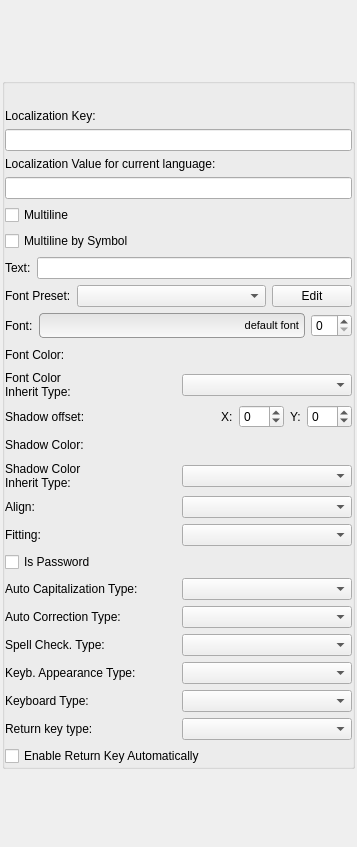
<?xml version="1.0" encoding="UTF-8"?>
<ui version="4.0">
 <class>TextPropertyGridWidget</class>
 <widget class="QWidget" name="TextPropertyGridWidget">
  <property name="geometry">
   <rect>
    <x>0</x>
    <y>0</y>
    <width>357</width>
    <height>847</height>
   </rect>
  </property>
  <property name="sizePolicy">
   <sizepolicy hsizetype="Preferred" vsizetype="Maximum">
    <horstretch>0</horstretch>
    <verstretch>0</verstretch>
   </sizepolicy>
  </property>
  <property name="windowTitle">
   <string>Form</string>
  </property>
  <layout class="QVBoxLayout" name="verticalLayout_3">
   <property name="margin">
    <number>2</number>
   </property>
   <item>
    <widget class="QGroupBox" name="groupBox">
     <property name="sizePolicy">
      <sizepolicy hsizetype="Expanding" vsizetype="Maximum">
       <horstretch>0</horstretch>
       <verstretch>0</verstretch>
      </sizepolicy>
     </property>
     <property name="title">
      <string/>
     </property>
     <layout class="QVBoxLayout" name="verticalLayout_2">
      <property name="leftMargin">
       <number>0</number>
      </property>
      <property name="topMargin">
       <number>25</number>
      </property>
      <property name="rightMargin">
       <number>0</number>
      </property>
      <property name="bottomMargin">
       <number>0</number>
      </property>
      <item>
       <widget class="QWidget" name="localizationKeyWidget" native="true">
        <property name="sizePolicy">
         <sizepolicy hsizetype="Preferred" vsizetype="Maximum">
          <horstretch>0</horstretch>
          <verstretch>0</verstretch>
         </sizepolicy>
        </property>
        <layout class="QVBoxLayout" name="verticalLayout_5">
         <property name="margin">
          <number>0</number>
         </property>
         <item>
          <widget class="QLabel" name="localizationKeyNameLabel">
           <property name="sizePolicy">
            <sizepolicy hsizetype="Preferred" vsizetype="Maximum">
             <horstretch>0</horstretch>
             <verstretch>0</verstretch>
            </sizepolicy>
           </property>
           <property name="text">
            <string>Localization Key:</string>
           </property>
          </widget>
         </item>
         <item>
          <widget class="QLineEdit" name="localizationKeyNameLineEdit">
           <property name="sizePolicy">
            <sizepolicy hsizetype="Expanding" vsizetype="Maximum">
             <horstretch>0</horstretch>
             <verstretch>0</verstretch>
            </sizepolicy>
           </property>
          </widget>
         </item>
        </layout>
       </widget>
      </item>
      <item>
       <widget class="QWidget" name="localizationValueWidget" native="true">
        <property name="sizePolicy">
         <sizepolicy hsizetype="Preferred" vsizetype="Maximum">
          <horstretch>0</horstretch>
          <verstretch>0</verstretch>
         </sizepolicy>
        </property>
        <layout class="QVBoxLayout" name="verticalLayout">
         <property name="margin">
          <number>0</number>
         </property>
         <item>
          <widget class="QLabel" name="localizationKeyTextLabel">
           <property name="sizePolicy">
            <sizepolicy hsizetype="Preferred" vsizetype="Maximum">
             <horstretch>0</horstretch>
             <verstretch>0</verstretch>
            </sizepolicy>
           </property>
           <property name="text">
            <string>Localization Value for current language:</string>
           </property>
          </widget>
         </item>
         <item>
          <widget class="QLineEdit" name="localizationKeyTextLineEdit">
           <property name="sizePolicy">
            <sizepolicy hsizetype="Expanding" vsizetype="Maximum">
             <horstretch>0</horstretch>
             <verstretch>0</verstretch>
            </sizepolicy>
           </property>
          </widget>
         </item>
        </layout>
       </widget>
      </item>
      <item>
       <widget class="QWidget" name="multilineWidget" native="true">
        <property name="sizePolicy">
         <sizepolicy hsizetype="Preferred" vsizetype="Maximum">
          <horstretch>0</horstretch>
          <verstretch>0</verstretch>
         </sizepolicy>
        </property>
        <layout class="QVBoxLayout" name="verticalLayout_4">
         <property name="margin">
          <number>0</number>
         </property>
         <item>
          <widget class="QCheckBox" name="multilineCheckBox">
           <property name="text">
            <string>Multiline</string>
           </property>
          </widget>
         </item>
         <item>
          <widget class="QCheckBox" name="multilineBySymbolCheckBox">
           <property name="text">
            <string>Multiline by Symbol</string>
           </property>
          </widget>
         </item>
        </layout>
       </widget>
      </item>
      <item>
       <widget class="QWidget" name="textWidget" native="true">
        <property name="sizePolicy">
         <sizepolicy hsizetype="Preferred" vsizetype="Maximum">
          <horstretch>0</horstretch>
          <verstretch>0</verstretch>
         </sizepolicy>
        </property>
        <layout class="QHBoxLayout" name="horizontalLayout">
         <property name="margin">
          <number>0</number>
         </property>
         <item>
          <widget class="QLabel" name="textLabel">
           <property name="text">
            <string>Text:</string>
           </property>
          </widget>
         </item>
         <item>
          <widget class="QLineEdit" name="textLineEdit"/>
         </item>
        </layout>
       </widget>
      </item>
      <item>
       <widget class="QWidget" name="fontPresetWidget" native="true">
        <property name="sizePolicy">
         <sizepolicy hsizetype="Preferred" vsizetype="Maximum">
          <horstretch>0</horstretch>
          <verstretch>0</verstretch>
         </sizepolicy>
        </property>
        <layout class="QHBoxLayout" name="horizontalLayout_9">
         <property name="margin">
          <number>0</number>
         </property>
         <item>
          <widget class="QLabel" name="fontPresetLabel">
           <property name="sizePolicy">
            <sizepolicy hsizetype="Maximum" vsizetype="Preferred">
             <horstretch>0</horstretch>
             <verstretch>0</verstretch>
            </sizepolicy>
           </property>
           <property name="text">
            <string>Font Preset:</string>
           </property>
          </widget>
         </item>
         <item>
          <widget class="QComboBox" name="fontPresetComboBox"/>
         </item>
         <item>
          <widget class="QPushButton" name="fontPresetEditButton">
           <property name="sizePolicy">
            <sizepolicy hsizetype="Maximum" vsizetype="Fixed">
             <horstretch>0</horstretch>
             <verstretch>0</verstretch>
            </sizepolicy>
           </property>
           <property name="styleSheet">
            <string notr="true"/>
           </property>
           <property name="text">
            <string>Edit</string>
           </property>
          </widget>
         </item>
        </layout>
       </widget>
      </item>
      <item>
       <widget class="QWidget" name="fontWidget" native="true">
        <property name="sizePolicy">
         <sizepolicy hsizetype="Preferred" vsizetype="Maximum">
          <horstretch>0</horstretch>
          <verstretch>0</verstretch>
         </sizepolicy>
        </property>
        <layout class="QHBoxLayout" name="horizontalLayout_12">
         <property name="margin">
          <number>0</number>
         </property>
         <item>
          <widget class="QLabel" name="fontNameLabel">
           <property name="sizePolicy">
            <sizepolicy hsizetype="Maximum" vsizetype="Preferred">
             <horstretch>0</horstretch>
             <verstretch>0</verstretch>
            </sizepolicy>
           </property>
           <property name="text">
            <string>Font:</string>
           </property>
          </widget>
         </item>
         <item>
          <widget class="QPushButton" name="fontSelectButton">
           <property name="sizePolicy">
            <sizepolicy hsizetype="Minimum" vsizetype="Fixed">
             <horstretch>0</horstretch>
             <verstretch>0</verstretch>
            </sizepolicy>
           </property>
           <property name="styleSheet">
            <string notr="true">QPushButton {text-align:right; font-size: 11px; border-style: outset; border: 1px solid #969696; padding: 5px; border-radius: 4px; background-color: qlineargradient(x1: 0, y1: 0, x2: 0, y2: 1, stop: 0 #e3e3e3, stop: 1 #f9f9f9);} 
QPushButton:pressed {background-color: qlineargradient(x1: 0, y1: 0, x2: 0, y2: 1, stop: 0 #7e7e7e, stop: 1 #f9f9f9); }</string>
           </property>
           <property name="text">
            <string>default font</string>
           </property>
          </widget>
         </item>
         <item>
          <widget class="QSpinBox" name="fontSizeSpinBox">
           <property name="sizePolicy">
            <sizepolicy hsizetype="Maximum" vsizetype="Fixed">
             <horstretch>0</horstretch>
             <verstretch>0</verstretch>
            </sizepolicy>
           </property>
          </widget>
         </item>
        </layout>
       </widget>
      </item>
      <item>
       <widget class="QWidget" name="fontColorWidget" native="true">
        <property name="sizePolicy">
         <sizepolicy hsizetype="Preferred" vsizetype="Maximum">
          <horstretch>0</horstretch>
          <verstretch>0</verstretch>
         </sizepolicy>
        </property>
        <layout class="QHBoxLayout" name="horizontalLayout_11">
         <property name="margin">
          <number>0</number>
         </property>
         <item>
          <widget class="QLabel" name="fontColorLabel">
           <property name="sizePolicy">
            <sizepolicy hsizetype="Preferred" vsizetype="Preferred">
             <horstretch>0</horstretch>
             <verstretch>0</verstretch>
            </sizepolicy>
           </property>
           <property name="text">
            <string>Font Color:</string>
           </property>
          </widget>
         </item>
         <item>
          <widget class="QColorWidget" name="textColorWidget" native="true">
           <property name="minimumSize">
            <size>
             <width>184</width>
             <height>21</height>
            </size>
           </property>
           <property name="maximumSize">
            <size>
             <width>184</width>
             <height>21</height>
            </size>
           </property>
           <property name="text" stdset="0">
            <string/>
           </property>
          </widget>
         </item>
        </layout>
       </widget>
      </item>
      <item>
       <widget class="QWidget" name="fontColorInheritTypeWidget" native="true">
        <layout class="QHBoxLayout" name="horizontalLayout_18">
         <property name="margin">
          <number>0</number>
         </property>
         <item>
          <widget class="QLabel" name="label">
           <property name="text">
            <string>Font Color
Inherit Type:</string>
           </property>
          </widget>
         </item>
         <item>
          <widget class="QComboBox" name="fontColorInheritTypeCombobox"/>
         </item>
        </layout>
       </widget>
      </item>
      <item>
       <widget class="QWidget" name="shadowOffsetWidget" native="true">
        <property name="sizePolicy">
         <sizepolicy hsizetype="Preferred" vsizetype="Maximum">
          <horstretch>0</horstretch>
          <verstretch>0</verstretch>
         </sizepolicy>
        </property>
        <layout class="QHBoxLayout" name="horizontalLayout_10">
         <property name="margin">
          <number>0</number>
         </property>
         <item>
          <widget class="QLabel" name="shadowOffsetLabel">
           <property name="text">
            <string>Shadow offset:</string>
           </property>
          </widget>
         </item>
         <item>
          <widget class="QLabel" name="offsetXLabel">
           <property name="sizePolicy">
            <sizepolicy hsizetype="Maximum" vsizetype="Preferred">
             <horstretch>0</horstretch>
             <verstretch>0</verstretch>
            </sizepolicy>
           </property>
           <property name="text">
            <string>X:</string>
           </property>
          </widget>
         </item>
         <item>
          <widget class="QSpinBox" name="shadowOffsetXSpinBox">
           <property name="sizePolicy">
            <sizepolicy hsizetype="Maximum" vsizetype="Fixed">
             <horstretch>0</horstretch>
             <verstretch>0</verstretch>
            </sizepolicy>
           </property>
           <property name="minimum">
            <number>-99</number>
           </property>
          </widget>
         </item>
         <item>
          <widget class="QLabel" name="offsetYLabel">
           <property name="sizePolicy">
            <sizepolicy hsizetype="Maximum" vsizetype="Preferred">
             <horstretch>0</horstretch>
             <verstretch>0</verstretch>
            </sizepolicy>
           </property>
           <property name="text">
            <string>Y:</string>
           </property>
          </widget>
         </item>
         <item>
          <widget class="QSpinBox" name="shadowOffsetYSpinBox">
           <property name="sizePolicy">
            <sizepolicy hsizetype="Fixed" vsizetype="Fixed">
             <horstretch>0</horstretch>
             <verstretch>0</verstretch>
            </sizepolicy>
           </property>
           <property name="minimum">
            <number>-99</number>
           </property>
          </widget>
         </item>
        </layout>
       </widget>
      </item>
      <item>
       <widget class="QWidget" name="shadowColorGroupWidget" native="true">
        <property name="sizePolicy">
         <sizepolicy hsizetype="Preferred" vsizetype="Maximum">
          <horstretch>0</horstretch>
          <verstretch>0</verstretch>
         </sizepolicy>
        </property>
        <layout class="QHBoxLayout" name="horizontalLayout_13">
         <property name="margin">
          <number>0</number>
         </property>
         <item>
          <widget class="QLabel" name="shadowColorLabel">
           <property name="text">
            <string>Shadow Color:</string>
           </property>
          </widget>
         </item>
         <item>
          <widget class="QColorWidget" name="shadowColorWidget" native="true">
           <property name="minimumSize">
            <size>
             <width>184</width>
             <height>22</height>
            </size>
           </property>
           <property name="maximumSize">
            <size>
             <width>184</width>
             <height>22</height>
            </size>
           </property>
           <property name="text" stdset="0">
            <string/>
           </property>
          </widget>
         </item>
        </layout>
       </widget>
      </item>
      <item>
       <widget class="QWidget" name="shadowColorInheritWidget" native="true">
        <layout class="QHBoxLayout" name="horizontalLayout_17">
         <property name="margin">
          <number>0</number>
         </property>
         <item>
          <widget class="QLabel" name="shadowColorLabel_2">
           <property name="text">
            <string>Shadow Color
Inherit Type:</string>
           </property>
          </widget>
         </item>
         <item>
          <widget class="QComboBox" name="shadowColorInheritTypeCombobox"/>
         </item>
        </layout>
       </widget>
      </item>
      <item>
       <widget class="QWidget" name="alignWidget" native="true">
        <property name="sizePolicy">
         <sizepolicy hsizetype="Preferred" vsizetype="Maximum">
          <horstretch>0</horstretch>
          <verstretch>0</verstretch>
         </sizepolicy>
        </property>
        <layout class="QHBoxLayout" name="horizontalLayout_16">
         <property name="margin">
          <number>0</number>
         </property>
         <item>
          <widget class="QLabel" name="AlignLabel">
           <property name="text">
            <string>Align:</string>
           </property>
          </widget>
         </item>
         <item>
          <widget class="QComboBox" name="alignComboBox"/>
         </item>
        </layout>
       </widget>
      </item>
      <item>
       <widget class="QWidget" name="fittingWidget" native="true">
        <property name="sizePolicy">
         <sizepolicy hsizetype="Preferred" vsizetype="Maximum">
          <horstretch>0</horstretch>
          <verstretch>0</verstretch>
         </sizepolicy>
        </property>
        <layout class="QHBoxLayout" name="horizontalLayout_15">
         <property name="margin">
          <number>0</number>
         </property>
         <item>
          <widget class="QLabel" name="fittingLabel">
           <property name="text">
            <string>Fitting:</string>
           </property>
          </widget>
         </item>
         <item>
          <widget class="QComboBox" name="fittingTypeComboBox"/>
         </item>
        </layout>
       </widget>
      </item>
      <item>
       <widget class="QWidget" name="isPasswordWidget" native="true">
        <property name="sizePolicy">
         <sizepolicy hsizetype="Preferred" vsizetype="Maximum">
          <horstretch>0</horstretch>
          <verstretch>0</verstretch>
         </sizepolicy>
        </property>
        <layout class="QHBoxLayout" name="horizontalLayout_14">
         <property name="margin">
          <number>0</number>
         </property>
         <item>
          <widget class="QCheckBox" name="isPasswordCheckbox">
           <property name="text">
            <string>Is Password</string>
           </property>
          </widget>
         </item>
        </layout>
       </widget>
      </item>
      <item>
       <widget class="QWidget" name="autoCapitalizationTypeWidget" native="true">
        <property name="sizePolicy">
         <sizepolicy hsizetype="Preferred" vsizetype="Maximum">
          <horstretch>0</horstretch>
          <verstretch>0</verstretch>
         </sizepolicy>
        </property>
        <layout class="QHBoxLayout" name="horizontalLayout_2">
         <property name="margin">
          <number>0</number>
         </property>
         <item>
          <widget class="QLabel" name="autoCapitalizationTypeLabel">
           <property name="text">
            <string>Auto Capitalization Type:</string>
           </property>
          </widget>
         </item>
         <item>
          <widget class="QComboBox" name="autoCapitalizationTypeComboBox"/>
         </item>
        </layout>
       </widget>
      </item>
      <item>
       <widget class="QWidget" name="autoCorrectionTypeWidget" native="true">
        <property name="sizePolicy">
         <sizepolicy hsizetype="Preferred" vsizetype="Maximum">
          <horstretch>0</horstretch>
          <verstretch>0</verstretch>
         </sizepolicy>
        </property>
        <layout class="QHBoxLayout" name="horizontalLayout_3">
         <property name="margin">
          <number>0</number>
         </property>
         <item>
          <widget class="QLabel" name="autoCorrectionTypeLabel">
           <property name="text">
            <string>Auto Correction Type:</string>
           </property>
          </widget>
         </item>
         <item>
          <widget class="QComboBox" name="autoCorrectionTypeComboBox"/>
         </item>
        </layout>
       </widget>
      </item>
      <item>
       <widget class="QWidget" name="spellCheckingTypeWidget" native="true">
        <property name="sizePolicy">
         <sizepolicy hsizetype="Preferred" vsizetype="Maximum">
          <horstretch>0</horstretch>
          <verstretch>0</verstretch>
         </sizepolicy>
        </property>
        <layout class="QHBoxLayout" name="horizontalLayout_4">
         <property name="margin">
          <number>0</number>
         </property>
         <item>
          <widget class="QLabel" name="spellCheckingTypeLabel">
           <property name="text">
            <string>Spell Check. Type:</string>
           </property>
          </widget>
         </item>
         <item>
          <widget class="QComboBox" name="spellCheckingTypeComboBox"/>
         </item>
        </layout>
       </widget>
      </item>
      <item>
       <widget class="QWidget" name="keyboardAppearanceWidget" native="true">
        <property name="sizePolicy">
         <sizepolicy hsizetype="Preferred" vsizetype="Maximum">
          <horstretch>0</horstretch>
          <verstretch>0</verstretch>
         </sizepolicy>
        </property>
        <layout class="QHBoxLayout" name="horizontalLayout_5">
         <property name="margin">
          <number>0</number>
         </property>
         <item>
          <widget class="QLabel" name="keyboardAppearanceTypeLabel">
           <property name="text">
            <string>Keyb. Appearance Type:</string>
           </property>
          </widget>
         </item>
         <item>
          <widget class="QComboBox" name="keyboardAppearanceTypeComboBox"/>
         </item>
        </layout>
       </widget>
      </item>
      <item>
       <widget class="QWidget" name="keyboardTypeWidget" native="true">
        <property name="sizePolicy">
         <sizepolicy hsizetype="Preferred" vsizetype="Maximum">
          <horstretch>0</horstretch>
          <verstretch>0</verstretch>
         </sizepolicy>
        </property>
        <layout class="QHBoxLayout" name="horizontalLayout_6">
         <property name="margin">
          <number>0</number>
         </property>
         <item>
          <widget class="QLabel" name="keyboardTypeLabel">
           <property name="text">
            <string>Keyboard Type:</string>
           </property>
          </widget>
         </item>
         <item>
          <widget class="QComboBox" name="keyboardTypeComboBox"/>
         </item>
        </layout>
       </widget>
      </item>
      <item>
       <widget class="QWidget" name="returnKeyTypeWidget" native="true">
        <property name="sizePolicy">
         <sizepolicy hsizetype="Preferred" vsizetype="Maximum">
          <horstretch>0</horstretch>
          <verstretch>0</verstretch>
         </sizepolicy>
        </property>
        <layout class="QHBoxLayout" name="horizontalLayout_7">
         <property name="margin">
          <number>0</number>
         </property>
         <item>
          <widget class="QLabel" name="returnKeyTypeLabel">
           <property name="text">
            <string>Return key type:</string>
           </property>
          </widget>
         </item>
         <item>
          <widget class="QComboBox" name="returnKeyTypeComboBox"/>
         </item>
        </layout>
       </widget>
      </item>
      <item>
       <widget class="QWidget" name="isReturnKeyAutoWidget" native="true">
        <property name="sizePolicy">
         <sizepolicy hsizetype="Preferred" vsizetype="Maximum">
          <horstretch>0</horstretch>
          <verstretch>0</verstretch>
         </sizepolicy>
        </property>
        <layout class="QHBoxLayout" name="horizontalLayout_8">
         <property name="margin">
          <number>0</number>
         </property>
         <item>
          <widget class="QCheckBox" name="isReturnKeyAutomatically">
           <property name="text">
            <string>Enable Return Key Automatically</string>
           </property>
          </widget>
         </item>
        </layout>
       </widget>
      </item>
     </layout>
    </widget>
   </item>
  </layout>
 </widget>
 <customwidgets>
  <customwidget>
   <class>QColorWidget</class>
   <extends>QWidget</extends>
   <header>qcolorwidget.h</header>
  </customwidget>
 </customwidgets>
 <tabstops>
  <tabstop>localizationKeyNameLineEdit</tabstop>
  <tabstop>localizationKeyTextLineEdit</tabstop>
  <tabstop>multilineCheckBox</tabstop>
  <tabstop>multilineBySymbolCheckBox</tabstop>
  <tabstop>textLineEdit</tabstop>
  <tabstop>fontPresetComboBox</tabstop>
  <tabstop>fontPresetEditButton</tabstop>
  <tabstop>fontSelectButton</tabstop>
  <tabstop>fontSizeSpinBox</tabstop>
  <tabstop>fontColorInheritTypeCombobox</tabstop>
  <tabstop>shadowOffsetXSpinBox</tabstop>
  <tabstop>shadowOffsetYSpinBox</tabstop>
  <tabstop>shadowColorInheritTypeCombobox</tabstop>
  <tabstop>alignComboBox</tabstop>
  <tabstop>fittingTypeComboBox</tabstop>
  <tabstop>isPasswordCheckbox</tabstop>
  <tabstop>autoCapitalizationTypeComboBox</tabstop>
  <tabstop>autoCorrectionTypeComboBox</tabstop>
  <tabstop>spellCheckingTypeComboBox</tabstop>
  <tabstop>keyboardAppearanceTypeComboBox</tabstop>
  <tabstop>keyboardTypeComboBox</tabstop>
  <tabstop>returnKeyTypeComboBox</tabstop>
  <tabstop>isReturnKeyAutomatically</tabstop>
 </tabstops>
 <resources/>
 <connections/>
</ui>
